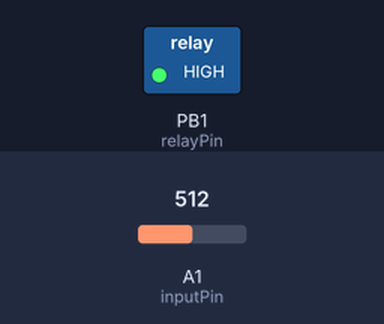
Bench run of a sketch on a simulated ATtiny85, built with avr-gcc and run on an emulated ATtiny85. Parts: switched loads named in the sketch (green lamp = pin HIGH). The inputs (shaded band) are chosen by the test bench; at power-on: A1 (inputPin) = 512.

Above: at 1.8 s.
1.9 s: A1 (inputPin) set to 111
3.4 s: A1 (inputPin) set to 93
At 4.5 s:
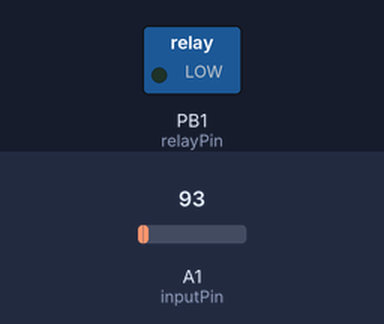
5.5 s: A1 (inputPin) set to 110
At 7.2 s:
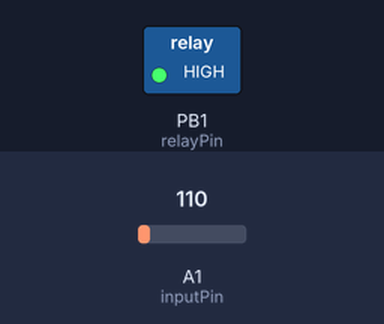
7.5 s: A1 (inputPin) set to 90
At 8.8 s:
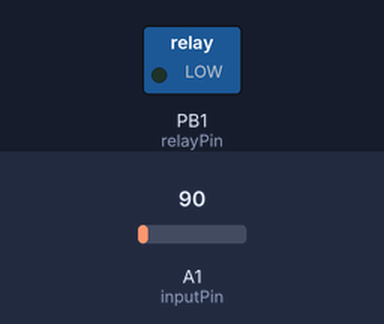
Timing chart, 0 to 10.5 s (numbered marks = the images above; inputs shaded):
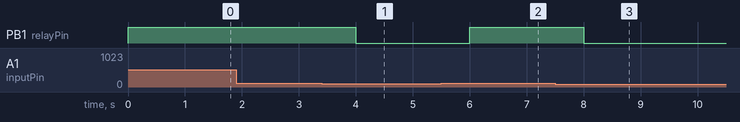

Measured:
- the behaviour switches between 101 and 100 on A1 (inputPin) (found by bisection; images 0 and 1)
- after the input at 1.9 s, every drawn part: stays the same
- after the input at 3.4 s, PB1 (relayPin): HIGH → LOW after 0.60 s
- after the input at 5.5 s, PB1 (relayPin): LOW → HIGH after 0.50 s
- after the input at 7.5 s, PB1 (relayPin): HIGH → LOW after 0.50 s

The sketch:

delight.ino
```cpp
const int inputPin = A1;
const int relayPin = 1;

void setup() {
  pinMode(inputPin, INPUT);
  pinMode(relayPin, OUTPUT);
}

void loop() {
  int x = analogRead(inputPin);
  if (x > 100) {
    digitalWrite(relayPin, HIGH);
  } else {
    digitalWrite(relayPin, LOW);
  }
  delay(1000);
}
```
